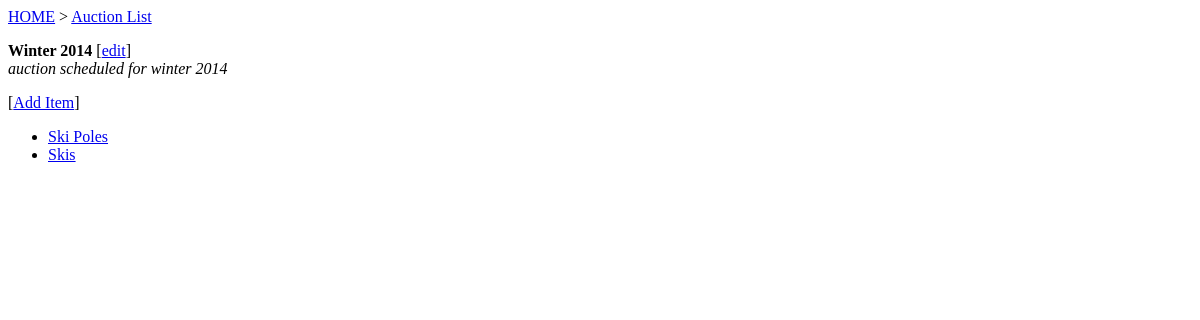
Page /auction/items/2/ on the earlier database version.
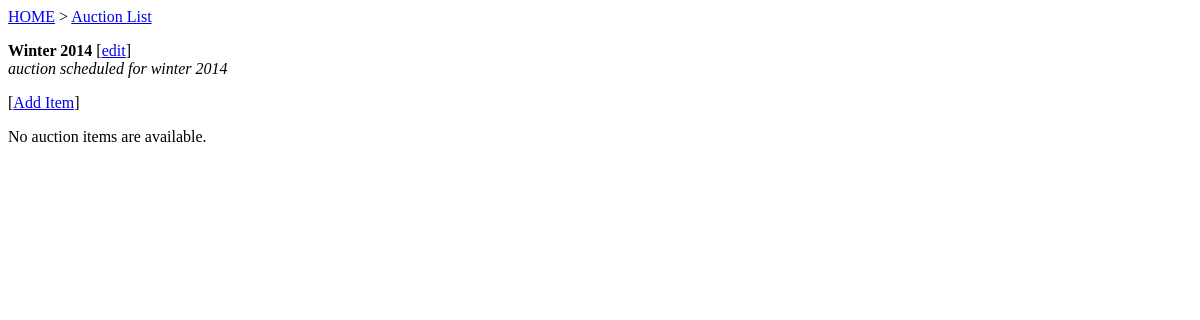
Same page on the later database version.
### bidRecorder/models.py (models this page shows, shortened)
class AuctionItem(models.Model):
    auction = models.ForeignKey(Auction)
    name = models.CharField(max_length=150)
    description = models.CharField(max_length=500)
    fmv = models.DecimalField('fair market value', max_digits=7, decimal_places=2)
    opening_bid = models.DecimalField('opening bid', max_digits=7, decimal_places=2)
    donor = models.ForeignKey(Registrant)
    class Meta:
        ordering = ('name','description',)

### bidRecorder/views.py (the view)
# urls.py: url(r'^items/(?P<auction_id>\d+)/$', views.listItems, name='listItems'),
def listItems(request, auction_id):
    itemList = AuctionItem.objects.filter(auction=auction_id).order_by('name')
    auction = Auction.objects.get(pk=auction_id)
    context = {
        'itemList': itemList,
        'auctionId': auction_id,
        'auction': auction
    }
    return render(request, 'bidRecorder/items.html', context)

### bidRecorder/templates/bidRecorder/items.html
<a href="{% url 'index' %}">HOME</a> >
<a href="{% url 'listAuctions' %}">Auction List</a><br>
<p>
<b>{{ auction.name }}</b> [<a href="{% url 'editAuctionDetail' auction.id %}">edit</a>]<br>
<i>{{ auction.description }}</i>
<p>
[<a href="{% url 'newItemDetail' auctionId %}">Add Item</a>]<br>
<p>
{% if itemList %}
    <ul>
    {% for item in itemList %}
        <li><a href="{% url 'item' item.id %}">{{ item.name }}</a></li>
    {% endfor %}
    </ul>
{% else %}
    <p>No auction items are available.</p>
{% endif %}

Differences in the rows shown:
removed AuctionItem: name "Ski Poles"
removed AuctionItem: name "Skis"
Other differences:
text now shown: "No auction items are available."
